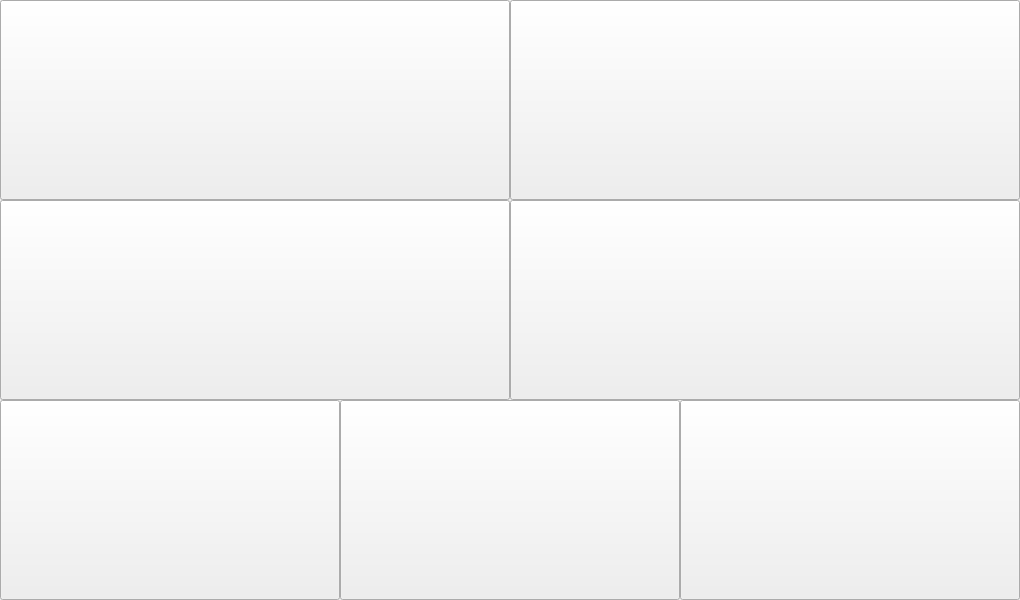
<?xml version="1.0" encoding="UTF-8"?>
<ui version="4.0">
 <class>MainWindow</class>
 <widget class="QMainWindow" name="MainWindow">
  <property name="geometry">
   <rect>
    <x>0</x>
    <y>0</y>
    <width>1020</width>
    <height>600</height>
   </rect>
  </property>
  <property name="windowTitle">
   <string>MainWindow</string>
  </property>
  <widget class="QWidget" name="centralwidget">
   <widget class="QStackedWidget" name="stackedWidget">
    <property name="geometry">
     <rect>
      <x>0</x>
      <y>0</y>
      <width>1020</width>
      <height>600</height>
     </rect>
    </property>
    <widget class="QWidget" name="homepage">
     <widget class="QPushButton" name="pill_channel_btn_6">
      <property name="geometry">
       <rect>
        <x>680</x>
        <y>400</y>
        <width>340</width>
        <height>200</height>
       </rect>
      </property>
      <property name="acceptDrops">
       <bool>false</bool>
      </property>
      <property name="layoutDirection">
       <enum>Qt::LeftToRight</enum>
      </property>
      <property name="autoFillBackground">
       <bool>false</bool>
      </property>
      <property name="styleSheet">
       <string notr="true"/>
      </property>
      <property name="text">
       <string/>
      </property>
     </widget>
     <widget class="QPushButton" name="pill_channel_btn_3">
      <property name="geometry">
       <rect>
        <x>510</x>
        <y>200</y>
        <width>510</width>
        <height>200</height>
       </rect>
      </property>
      <property name="styleSheet">
       <string notr="true"/>
      </property>
      <property name="text">
       <string/>
      </property>
     </widget>
     <widget class="QPushButton" name="pill_channel_btn_2">
      <property name="geometry">
       <rect>
        <x>0</x>
        <y>200</y>
        <width>510</width>
        <height>200</height>
       </rect>
      </property>
      <property name="styleSheet">
       <string notr="true"/>
      </property>
      <property name="text">
       <string/>
      </property>
     </widget>
     <widget class="QPushButton" name="pill_channel_btn_0">
      <property name="geometry">
       <rect>
        <x>0</x>
        <y>0</y>
        <width>510</width>
        <height>200</height>
       </rect>
      </property>
      <property name="styleSheet">
       <string notr="true"/>
      </property>
      <property name="text">
       <string/>
      </property>
     </widget>
     <widget class="QPushButton" name="pill_channel_btn_5">
      <property name="geometry">
       <rect>
        <x>340</x>
        <y>400</y>
        <width>340</width>
        <height>200</height>
       </rect>
      </property>
      <property name="styleSheet">
       <string notr="true"/>
      </property>
      <property name="text">
       <string/>
      </property>
     </widget>
     <widget class="QPushButton" name="pill_channel_btn_1">
      <property name="geometry">
       <rect>
        <x>510</x>
        <y>0</y>
        <width>510</width>
        <height>200</height>
       </rect>
      </property>
      <property name="styleSheet">
       <string notr="true"/>
      </property>
      <property name="text">
       <string/>
      </property>
     </widget>
     <widget class="QPushButton" name="pill_channel_btn_4">
      <property name="geometry">
       <rect>
        <x>0</x>
        <y>400</y>
        <width>340</width>
        <height>200</height>
       </rect>
      </property>
      <property name="styleSheet">
       <string notr="true"/>
      </property>
      <property name="text">
       <string/>
      </property>
     </widget>
    </widget>
    <widget class="QWidget" name="pill_detail_page">
     <widget class="QLabel" name="label">
      <property name="geometry">
       <rect>
        <x>110</x>
        <y>120</y>
        <width>821</width>
        <height>281</height>
       </rect>
      </property>
      <property name="font">
       <font>
        <pointsize>72</pointsize>
       </font>
      </property>
      <property name="text">
       <string>Pill Page Detail</string>
      </property>
     </widget>
     <widget class="QPushButton" name="pushButton">
      <property name="geometry">
       <rect>
        <x>470</x>
        <y>490</y>
        <width>93</width>
        <height>28</height>
       </rect>
      </property>
      <property name="text">
       <string>Go back</string>
      </property>
     </widget>
    </widget>
   </widget>
  </widget>
 </widget>
 <resources/>
 <connections/>
</ui>
